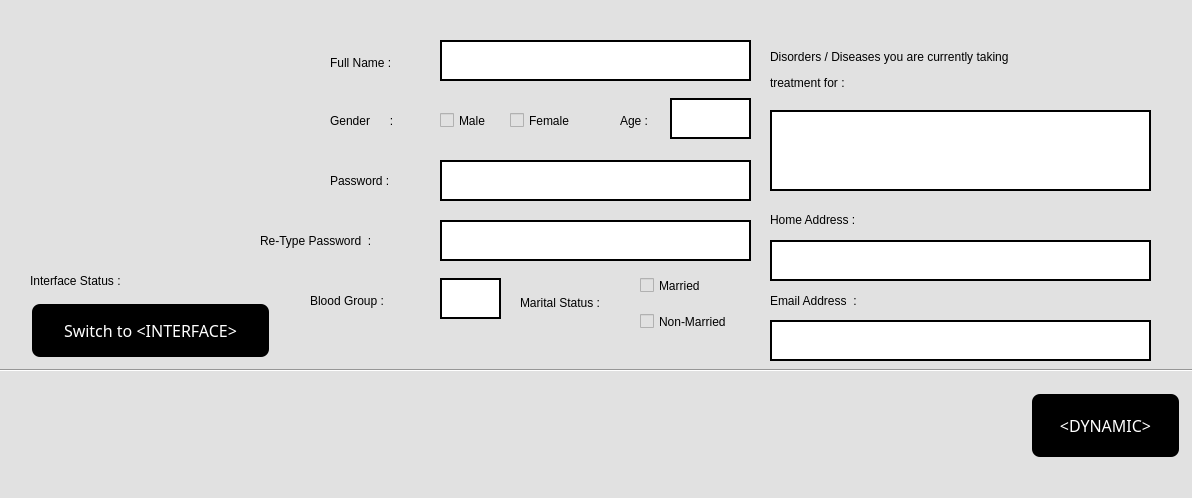
<?xml version="1.0" encoding="UTF-8"?>
<ui version="4.0">
 <class>MainWindow</class>
 <widget class="QMainWindow" name="MainWindow">
  <property name="geometry">
   <rect>
    <x>0</x>
    <y>0</y>
    <width>1192</width>
    <height>498</height>
   </rect>
  </property>
  <property name="windowTitle">
   <string>MainWindow</string>
  </property>
  <property name="styleSheet">
   <string notr="true">font: 8pt &quot;Space Grotesk&quot;;
background-color: rgb(225, 225, 225);
font: 12pt &quot;Space Grotesk&quot;;
</string>
  </property>
  <widget class="QWidget" name="centralwidget">
   <widget class="QLabel" name="label">
    <property name="geometry">
     <rect>
      <x>30</x>
      <y>390</y>
      <width>71</width>
      <height>71</height>
     </rect>
    </property>
    <property name="text">
     <string/>
    </property>
    <property name="textFormat">
     <enum>Qt::RichText</enum>
    </property>
    <property name="pixmap">
     <pixmap>../resources/Images/clothing.png</pixmap>
    </property>
    <property name="scaledContents">
     <bool>true</bool>
    </property>
   </widget>
   <widget class="Line" name="line">
    <property name="geometry">
     <rect>
      <x>-30</x>
      <y>360</y>
      <width>1241</width>
      <height>21</height>
     </rect>
    </property>
    <property name="orientation">
     <enum>Qt::Horizontal</enum>
    </property>
   </widget>
   <widget class="QPushButton" name="pushButton_2">
    <property name="geometry">
     <rect>
      <x>1030</x>
      <y>390</y>
      <width>151</width>
      <height>71</height>
     </rect>
    </property>
    <property name="font">
     <font>
      <family>Space Grotesk</family>
      <pointsize>-1</pointsize>
      <weight>50</weight>
      <italic>false</italic>
      <bold>false</bold>
      <underline>false</underline>
      <strikeout>false</strikeout>
     </font>
    </property>
    <property name="styleSheet">
     <string notr="true">/* QPushButton Style */
QPushButton {
    background-color: #000; /* Black */
    border: none;
    color: #FFF; /* White */
    padding: 12px 24px;
    text-align: center;
    text-decoration: none;
    display: inline-block;
    font-size: 16px;
    margin: 4px 2px;
    transition-duration: 0.4s;
    cursor: pointer;
    border-radius: 8px;
}

QPushButton:hover {
    background-color: #333; /* Darker Gray */
}

QPushButton:pressed {
    background-color: #666; /* Even Darker Gray */
    box-shadow: 0 3px 6px rgba(0, 0, 0, 0.16), 0 3px 6px rgba(0, 0, 0, 0.23);
}
</string>
    </property>
    <property name="text">
     <string>&lt;DYNAMIC&gt;</string>
    </property>
   </widget>
   <widget class="QTextEdit" name="textEdit">
    <property name="geometry">
     <rect>
      <x>440</x>
      <y>40</y>
      <width>311</width>
      <height>41</height>
     </rect>
    </property>
    <property name="styleSheet">
     <string notr="true">QTextEdit {
    background-color: #ffffff; /* White background */
    border: 2px solid #000000; /* Black border */
    color: #000000; /* Black text color */
    padding: 5px; /* Padding */
    font-size: 14px; /* Text font size */
}

QTextEdit:focus {
    border-color: #000000; /* Border color on focus (black) */
}
</string>
    </property>
   </widget>
   <widget class="QLabel" name="label_2">
    <property name="geometry">
     <rect>
      <x>60</x>
      <y>50</y>
      <width>181</width>
      <height>181</height>
     </rect>
    </property>
    <property name="text">
     <string/>
    </property>
    <property name="textFormat">
     <enum>Qt::RichText</enum>
    </property>
    <property name="pixmap">
     <pixmap>../resources/Profile-PNG-Pic.png</pixmap>
    </property>
    <property name="scaledContents">
     <bool>true</bool>
    </property>
   </widget>
   <widget class="QLabel" name="label_3">
    <property name="geometry">
     <rect>
      <x>330</x>
      <y>42</y>
      <width>91</width>
      <height>41</height>
     </rect>
    </property>
    <property name="text">
     <string>Full Name :</string>
    </property>
   </widget>
   <widget class="QLabel" name="label_4">
    <property name="geometry">
     <rect>
      <x>330</x>
      <y>100</y>
      <width>91</width>
      <height>41</height>
     </rect>
    </property>
    <property name="text">
     <string>Gender      :</string>
    </property>
   </widget>
   <widget class="QCheckBox" name="checkBox">
    <property name="geometry">
     <rect>
      <x>440</x>
      <y>100</y>
      <width>70</width>
      <height>41</height>
     </rect>
    </property>
    <property name="text">
     <string>Male</string>
    </property>
   </widget>
   <widget class="QCheckBox" name="checkBox_2">
    <property name="geometry">
     <rect>
      <x>510</x>
      <y>100</y>
      <width>91</width>
      <height>41</height>
     </rect>
    </property>
    <property name="text">
     <string>Female</string>
    </property>
   </widget>
   <widget class="QTextEdit" name="textEdit_2">
    <property name="geometry">
     <rect>
      <x>440</x>
      <y>160</y>
      <width>311</width>
      <height>41</height>
     </rect>
    </property>
    <property name="styleSheet">
     <string notr="true">QTextEdit {
    background-color: #ffffff; /* White background */
    border: 2px solid #000000; /* Black border */
    color: #000000; /* Black text color */
    padding: 5px; /* Padding */
    font-size: 14px; /* Text font size */
}

QTextEdit:focus {
    border-color: #000000; /* Border color on focus (black) */
}
</string>
    </property>
   </widget>
   <widget class="QLabel" name="label_5">
    <property name="geometry">
     <rect>
      <x>330</x>
      <y>160</y>
      <width>91</width>
      <height>41</height>
     </rect>
    </property>
    <property name="text">
     <string>Password :</string>
    </property>
   </widget>
   <widget class="QTextEdit" name="textEdit_3">
    <property name="geometry">
     <rect>
      <x>440</x>
      <y>220</y>
      <width>311</width>
      <height>41</height>
     </rect>
    </property>
    <property name="styleSheet">
     <string notr="true">QTextEdit {
    background-color: #ffffff; /* White background */
    border: 2px solid #000000; /* Black border */
    color: #000000; /* Black text color */
    padding: 5px; /* Padding */
    font-size: 14px; /* Text font size */
}

QTextEdit:focus {
    border-color: #000000; /* Border color on focus (black) */
}
</string>
    </property>
   </widget>
   <widget class="QLabel" name="label_6">
    <property name="geometry">
     <rect>
      <x>260</x>
      <y>220</y>
      <width>161</width>
      <height>41</height>
     </rect>
    </property>
    <property name="text">
     <string>Re-Type Password  :</string>
    </property>
   </widget>
   <widget class="QTextEdit" name="textEdit_4">
    <property name="geometry">
     <rect>
      <x>670</x>
      <y>98</y>
      <width>81</width>
      <height>41</height>
     </rect>
    </property>
    <property name="styleSheet">
     <string notr="true">QTextEdit {
    background-color: #ffffff; /* White background */
    border: 2px solid #000000; /* Black border */
    color: #000000; /* Black text color */
    padding: 5px; /* Padding */
    font-size: 14px; /* Text font size */
}

QTextEdit:focus {
    border-color: #000000; /* Border color on focus (black) */
}
</string>
    </property>
   </widget>
   <widget class="QLabel" name="label_7">
    <property name="geometry">
     <rect>
      <x>620</x>
      <y>100</y>
      <width>41</width>
      <height>41</height>
     </rect>
    </property>
    <property name="text">
     <string>Age :</string>
    </property>
   </widget>
   <widget class="QLabel" name="label_8">
    <property name="geometry">
     <rect>
      <x>30</x>
      <y>260</y>
      <width>241</width>
      <height>41</height>
     </rect>
    </property>
    <property name="text">
     <string>Interface Status : &lt;INTERFACE&gt;</string>
    </property>
   </widget>
   <widget class="QPushButton" name="pushButton_3">
    <property name="geometry">
     <rect>
      <x>30</x>
      <y>300</y>
      <width>241</width>
      <height>61</height>
     </rect>
    </property>
    <property name="font">
     <font>
      <family>Space Grotesk</family>
      <pointsize>-1</pointsize>
      <weight>50</weight>
      <italic>false</italic>
      <bold>false</bold>
      <underline>false</underline>
      <strikeout>false</strikeout>
     </font>
    </property>
    <property name="styleSheet">
     <string notr="true">/* QPushButton Style */
QPushButton {
    background-color: #000; /* Black */
    border: none;
    color: #FFF; /* White */
    padding: 12px 24px;
    text-align: center;
    text-decoration: none;
    display: inline-block;
    font-size: 16px;
    margin: 4px 2px;
    transition-duration: 0.4s;
    cursor: pointer;
    border-radius: 8px;
}

QPushButton:hover {
    background-color: #333; /* Darker Gray */
}

QPushButton:pressed {
    background-color: #666; /* Even Darker Gray */
    box-shadow: 0 3px 6px rgba(0, 0, 0, 0.16), 0 3px 6px rgba(0, 0, 0, 0.23);
}
</string>
    </property>
    <property name="text">
     <string>Switch to &lt;INTERFACE&gt;</string>
    </property>
   </widget>
   <widget class="QTextEdit" name="textEdit_5">
    <property name="geometry">
     <rect>
      <x>440</x>
      <y>278</y>
      <width>61</width>
      <height>41</height>
     </rect>
    </property>
    <property name="styleSheet">
     <string notr="true">QTextEdit {
    background-color: #ffffff; /* White background */
    border: 2px solid #000000; /* Black border */
    color: #000000; /* Black text color */
    padding: 5px; /* Padding */
    font-size: 14px; /* Text font size */
}

QTextEdit:focus {
    border-color: #000000; /* Border color on focus (black) */
}
</string>
    </property>
   </widget>
   <widget class="QLabel" name="label_9">
    <property name="geometry">
     <rect>
      <x>310</x>
      <y>280</y>
      <width>111</width>
      <height>41</height>
     </rect>
    </property>
    <property name="text">
     <string>Blood Group :</string>
    </property>
   </widget>
   <widget class="QLabel" name="label_10">
    <property name="geometry">
     <rect>
      <x>520</x>
      <y>282</y>
      <width>121</width>
      <height>41</height>
     </rect>
    </property>
    <property name="text">
     <string>Marital Status :</string>
    </property>
   </widget>
   <widget class="QCheckBox" name="checkBox_3">
    <property name="geometry">
     <rect>
      <x>640</x>
      <y>270</y>
      <width>111</width>
      <height>31</height>
     </rect>
    </property>
    <property name="text">
     <string>Married</string>
    </property>
   </widget>
   <widget class="QCheckBox" name="checkBox_4">
    <property name="geometry">
     <rect>
      <x>640</x>
      <y>301</y>
      <width>121</width>
      <height>41</height>
     </rect>
    </property>
    <property name="text">
     <string>Non-Married</string>
    </property>
   </widget>
   <widget class="QTextEdit" name="textEdit_6">
    <property name="geometry">
     <rect>
      <x>770</x>
      <y>110</y>
      <width>381</width>
      <height>81</height>
     </rect>
    </property>
    <property name="styleSheet">
     <string notr="true">QTextEdit {
    background-color: #ffffff; /* White background */
    border: 2px solid #000000; /* Black border */
    color: #000000; /* Black text color */
    padding: 5px; /* Padding */
    font-size: 14px; /* Text font size */
}

QTextEdit:focus {
    border-color: #000000; /* Border color on focus (black) */
}
</string>
    </property>
   </widget>
   <widget class="QLabel" name="label_11">
    <property name="geometry">
     <rect>
      <x>770</x>
      <y>40</y>
      <width>351</width>
      <height>61</height>
     </rect>
    </property>
    <property name="text">
     <string>&lt;html&gt;&lt;head/&gt;&lt;body&gt;&lt;p&gt;Disorders / Diseases you are currently taking&lt;/p&gt;&lt;p&gt;treatment for :&lt;/p&gt;&lt;/body&gt;&lt;/html&gt;</string>
    </property>
   </widget>
   <widget class="QTextEdit" name="textEdit_7">
    <property name="geometry">
     <rect>
      <x>770</x>
      <y>240</y>
      <width>381</width>
      <height>41</height>
     </rect>
    </property>
    <property name="styleSheet">
     <string notr="true">QTextEdit {
    background-color: #ffffff; /* White background */
    border: 2px solid #000000; /* Black border */
    color: #000000; /* Black text color */
    padding: 5px; /* Padding */
    font-size: 14px; /* Text font size */
}

QTextEdit:focus {
    border-color: #000000; /* Border color on focus (black) */
}
</string>
    </property>
   </widget>
   <widget class="QLabel" name="label_12">
    <property name="geometry">
     <rect>
      <x>770</x>
      <y>200</y>
      <width>351</width>
      <height>41</height>
     </rect>
    </property>
    <property name="text">
     <string>&lt;html&gt;&lt;head/&gt;&lt;body&gt;&lt;p&gt;Home Address :&lt;/p&gt;&lt;/body&gt;&lt;/html&gt;</string>
    </property>
   </widget>
   <widget class="QTextEdit" name="textEdit_8">
    <property name="geometry">
     <rect>
      <x>770</x>
      <y>320</y>
      <width>381</width>
      <height>41</height>
     </rect>
    </property>
    <property name="styleSheet">
     <string notr="true">QTextEdit {
    background-color: #ffffff; /* White background */
    border: 2px solid #000000; /* Black border */
    color: #000000; /* Black text color */
    padding: 5px; /* Padding */
    font-size: 14px; /* Text font size */
}

QTextEdit:focus {
    border-color: #000000; /* Border color on focus (black) */
}
</string>
    </property>
   </widget>
   <widget class="QLabel" name="label_13">
    <property name="geometry">
     <rect>
      <x>770</x>
      <y>280</y>
      <width>131</width>
      <height>41</height>
     </rect>
    </property>
    <property name="text">
     <string>Email Address  :</string>
    </property>
   </widget>
   <zorder>label_13</zorder>
   <zorder>label_12</zorder>
   <zorder>label</zorder>
   <zorder>line</zorder>
   <zorder>pushButton_2</zorder>
   <zorder>textEdit</zorder>
   <zorder>label_2</zorder>
   <zorder>label_3</zorder>
   <zorder>label_4</zorder>
   <zorder>checkBox</zorder>
   <zorder>checkBox_2</zorder>
   <zorder>textEdit_2</zorder>
   <zorder>label_5</zorder>
   <zorder>textEdit_3</zorder>
   <zorder>label_6</zorder>
   <zorder>textEdit_4</zorder>
   <zorder>label_7</zorder>
   <zorder>label_8</zorder>
   <zorder>pushButton_3</zorder>
   <zorder>textEdit_5</zorder>
   <zorder>label_9</zorder>
   <zorder>label_10</zorder>
   <zorder>checkBox_3</zorder>
   <zorder>checkBox_4</zorder>
   <zorder>textEdit_6</zorder>
   <zorder>label_11</zorder>
   <zorder>textEdit_7</zorder>
   <zorder>textEdit_8</zorder>
  </widget>
  <widget class="QStatusBar" name="statusbar"/>
 </widget>
 <resources/>
 <connections/>
</ui>
